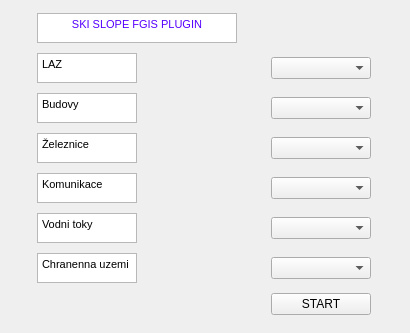
<?xml version="1.0" encoding="UTF-8"?>
<ui version="4.0">
 <class>SkiSlopePluginDockWidgetBase</class>
 <widget class="QDockWidget" name="SkiSlopePluginDockWidgetBase">
  <property name="geometry">
   <rect>
    <x>0</x>
    <y>0</y>
    <width>410</width>
    <height>333</height>
   </rect>
  </property>
  <property name="windowTitle">
   <string>Ski Slope Plugin</string>
  </property>
  <widget class="QWidget" name="dockWidgetContents">
   <layout class="QGridLayout" name="gridLayout">
    <item row="5" column="1">
     <widget class="QgsMapLayerComboBox" name="vodniComboBox"/>
    </item>
    <item row="8" column="1">
     <widget class="QPushButton" name="runButton">
      <property name="enabled">
       <bool>true</bool>
      </property>
      <property name="maximumSize">
       <size>
        <width>100</width>
        <height>16777215</height>
       </size>
      </property>
      <property name="layoutDirection">
       <enum>Qt::LeftToRight</enum>
      </property>
      <property name="text">
       <string>START</string>
      </property>
     </widget>
    </item>
    <item row="6" column="0">
     <widget class="QTextEdit" name="textEdit_6">
      <property name="maximumSize">
       <size>
        <width>100</width>
        <height>30</height>
       </size>
      </property>
      <property name="html">
       <string>&lt;!DOCTYPE HTML PUBLIC &quot;-//W3C//DTD HTML 4.0//EN&quot; &quot;http://www.w3.org/TR/REC-html40/strict.dtd&quot;&gt;
&lt;html&gt;&lt;head&gt;&lt;meta name=&quot;qrichtext&quot; content=&quot;1&quot; /&gt;&lt;style type=&quot;text/css&quot;&gt;
p, li { white-space: pre-wrap; }
&lt;/style&gt;&lt;/head&gt;&lt;body style=&quot; font-family:'MS Shell Dlg 2'; font-size:8.25pt; font-weight:400; font-style:normal;&quot;&gt;
&lt;p style=&quot; margin-top:0px; margin-bottom:0px; margin-left:0px; margin-right:0px; -qt-block-indent:0; text-indent:0px;&quot;&gt;Chranenna uzemi&lt;/p&gt;&lt;/body&gt;&lt;/html&gt;</string>
      </property>
     </widget>
    </item>
    <item row="2" column="1">
     <widget class="QgsMapLayerComboBox" name="budovyComboBox"/>
    </item>
    <item row="3" column="1">
     <widget class="QgsMapLayerComboBox" name="zelezniceComboBox"/>
    </item>
    <item row="6" column="1">
     <widget class="QgsMapLayerComboBox" name="chranenaComboBox"/>
    </item>
    <item row="4" column="0">
     <widget class="QTextEdit" name="textEdit_4">
      <property name="maximumSize">
       <size>
        <width>100</width>
        <height>30</height>
       </size>
      </property>
      <property name="html">
       <string>&lt;!DOCTYPE HTML PUBLIC &quot;-//W3C//DTD HTML 4.0//EN&quot; &quot;http://www.w3.org/TR/REC-html40/strict.dtd&quot;&gt;
&lt;html&gt;&lt;head&gt;&lt;meta name=&quot;qrichtext&quot; content=&quot;1&quot; /&gt;&lt;style type=&quot;text/css&quot;&gt;
p, li { white-space: pre-wrap; }
&lt;/style&gt;&lt;/head&gt;&lt;body style=&quot; font-family:'MS Shell Dlg 2'; font-size:8.25pt; font-weight:400; font-style:normal;&quot;&gt;
&lt;p style=&quot; margin-top:0px; margin-bottom:0px; margin-left:0px; margin-right:0px; -qt-block-indent:0; text-indent:0px;&quot;&gt;Komunikace&lt;/p&gt;&lt;/body&gt;&lt;/html&gt;</string>
      </property>
     </widget>
    </item>
    <item row="1" column="0">
     <widget class="QTextEdit" name="textEdit">
      <property name="maximumSize">
       <size>
        <width>100</width>
        <height>30</height>
       </size>
      </property>
      <property name="html">
       <string>&lt;!DOCTYPE HTML PUBLIC &quot;-//W3C//DTD HTML 4.0//EN&quot; &quot;http://www.w3.org/TR/REC-html40/strict.dtd&quot;&gt;
&lt;html&gt;&lt;head&gt;&lt;meta name=&quot;qrichtext&quot; content=&quot;1&quot; /&gt;&lt;style type=&quot;text/css&quot;&gt;
p, li { white-space: pre-wrap; }
&lt;/style&gt;&lt;/head&gt;&lt;body style=&quot; font-family:'MS Shell Dlg 2'; font-size:8.25pt; font-weight:400; font-style:normal;&quot;&gt;
&lt;p style=&quot; margin-top:0px; margin-bottom:0px; margin-left:0px; margin-right:0px; -qt-block-indent:0; text-indent:0px;&quot;&gt;LAZ&lt;/p&gt;&lt;/body&gt;&lt;/html&gt;</string>
      </property>
     </widget>
    </item>
    <item row="4" column="1">
     <widget class="QgsMapLayerComboBox" name="silniceComboBox"/>
    </item>
    <item row="5" column="0">
     <widget class="QTextEdit" name="textEdit_5">
      <property name="maximumSize">
       <size>
        <width>100</width>
        <height>30</height>
       </size>
      </property>
      <property name="html">
       <string>&lt;!DOCTYPE HTML PUBLIC &quot;-//W3C//DTD HTML 4.0//EN&quot; &quot;http://www.w3.org/TR/REC-html40/strict.dtd&quot;&gt;
&lt;html&gt;&lt;head&gt;&lt;meta name=&quot;qrichtext&quot; content=&quot;1&quot; /&gt;&lt;style type=&quot;text/css&quot;&gt;
p, li { white-space: pre-wrap; }
&lt;/style&gt;&lt;/head&gt;&lt;body style=&quot; font-family:'MS Shell Dlg 2'; font-size:8.25pt; font-weight:400; font-style:normal;&quot;&gt;
&lt;p style=&quot; margin-top:0px; margin-bottom:0px; margin-left:0px; margin-right:0px; -qt-block-indent:0; text-indent:0px;&quot;&gt;Vodni toky&lt;/p&gt;&lt;/body&gt;&lt;/html&gt;</string>
      </property>
     </widget>
    </item>
    <item row="2" column="0">
     <widget class="QTextEdit" name="textEdit_2">
      <property name="maximumSize">
       <size>
        <width>100</width>
        <height>30</height>
       </size>
      </property>
      <property name="html">
       <string>&lt;!DOCTYPE HTML PUBLIC &quot;-//W3C//DTD HTML 4.0//EN&quot; &quot;http://www.w3.org/TR/REC-html40/strict.dtd&quot;&gt;
&lt;html&gt;&lt;head&gt;&lt;meta name=&quot;qrichtext&quot; content=&quot;1&quot; /&gt;&lt;style type=&quot;text/css&quot;&gt;
p, li { white-space: pre-wrap; }
&lt;/style&gt;&lt;/head&gt;&lt;body style=&quot; font-family:'MS Shell Dlg 2'; font-size:8.25pt; font-weight:400; font-style:normal;&quot;&gt;
&lt;p style=&quot; margin-top:0px; margin-bottom:0px; margin-left:0px; margin-right:0px; -qt-block-indent:0; text-indent:0px;&quot;&gt;Budovy&lt;/p&gt;&lt;/body&gt;&lt;/html&gt;</string>
      </property>
     </widget>
    </item>
    <item row="1" column="1">
     <widget class="QgsMapLayerComboBox" name="lazLayerComboBox"/>
    </item>
    <item row="3" column="0">
     <widget class="QTextEdit" name="textEdit_3">
      <property name="maximumSize">
       <size>
        <width>100</width>
        <height>30</height>
       </size>
      </property>
      <property name="html">
       <string>&lt;!DOCTYPE HTML PUBLIC &quot;-//W3C//DTD HTML 4.0//EN&quot; &quot;http://www.w3.org/TR/REC-html40/strict.dtd&quot;&gt;
&lt;html&gt;&lt;head&gt;&lt;meta name=&quot;qrichtext&quot; content=&quot;1&quot; /&gt;&lt;style type=&quot;text/css&quot;&gt;
p, li { white-space: pre-wrap; }
&lt;/style&gt;&lt;/head&gt;&lt;body style=&quot; font-family:'MS Shell Dlg 2'; font-size:8.25pt; font-weight:400; font-style:normal;&quot;&gt;
&lt;p style=&quot; margin-top:0px; margin-bottom:0px; margin-left:0px; margin-right:0px; -qt-block-indent:0; text-indent:0px;&quot;&gt;Železnice&lt;/p&gt;&lt;/body&gt;&lt;/html&gt;</string>
      </property>
     </widget>
    </item>
    <item row="0" column="0">
     <widget class="QTextEdit" name="textEdit_7">
      <property name="maximumSize">
       <size>
        <width>200</width>
        <height>30</height>
       </size>
      </property>
      <property name="html">
       <string>&lt;!DOCTYPE HTML PUBLIC &quot;-//W3C//DTD HTML 4.0//EN&quot; &quot;http://www.w3.org/TR/REC-html40/strict.dtd&quot;&gt;
&lt;html&gt;&lt;head&gt;&lt;meta name=&quot;qrichtext&quot; content=&quot;1&quot; /&gt;&lt;style type=&quot;text/css&quot;&gt;
p, li { white-space: pre-wrap; }
&lt;/style&gt;&lt;/head&gt;&lt;body style=&quot; font-family:'MS Shell Dlg 2'; font-size:8.25pt; font-weight:400; font-style:normal;&quot;&gt;
&lt;p align=&quot;center&quot; style=&quot; margin-top:0px; margin-bottom:0px; margin-left:0px; margin-right:0px; -qt-block-indent:0; text-indent:0px;&quot;&gt;&lt;span style=&quot; color:#5500ff;&quot;&gt;SKI SLOPE FGIS PLUGIN&lt;/span&gt;&lt;/p&gt;&lt;/body&gt;&lt;/html&gt;</string>
      </property>
     </widget>
    </item>
   </layout>
  </widget>
 </widget>
 <customwidgets>
  <customwidget>
   <class>QgsMapLayerComboBox</class>
   <extends>QComboBox</extends>
   <header>qgsmaplayercombobox.h</header>
  </customwidget>
 </customwidgets>
 <resources/>
 <connections/>
</ui>
